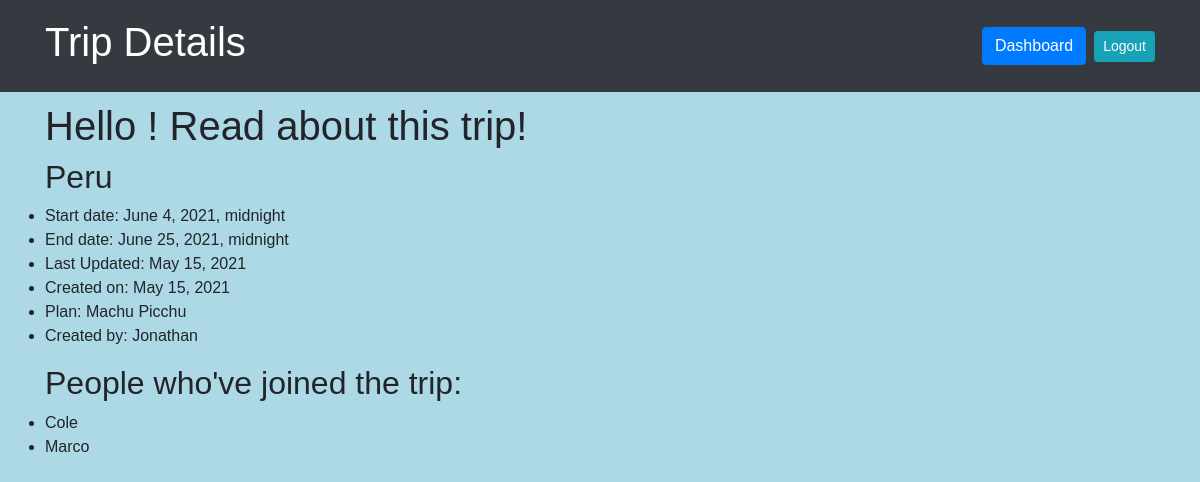
The app's page /trips/3 with its own data.
### login_app/models.py (models this page shows)
class Trip(models.Model):
    destination = models.CharField(max_length=255)
    start_date = models.DateTimeField()
    end_date = models.DateTimeField()
    plan = models.TextField()
    creator = models.ForeignKey(User, related_name = "trips",on_delete=models.CASCADE)
    joined = models.ManyToManyField(User, related_name = "joined_trips")
    created_at = models.DateField(auto_now_add=True)
    updated_at = models.DateField(auto_now=True)
    objects = TripManager()

class User(models.Model):
    first_name = models.CharField(max_length=255)
    last_name = models.CharField(max_length=255)
    email = models.EmailField(max_length=255)
    password = models.CharField(max_length=255)
    created_at = models.DateField(auto_now_add=True)
    updated_at = models.DateField(auto_now=True)
    objects = UserManager()

### login_app/views.py (the view)
# urls.py: path('trips/<int:id>', views.show),
def show(request, id):
    context={
        'trip':Trip.objects.get(id=id)
    }
    return render(request,"display.html",context)

### login_app/templates/display.html (shortened to what this page needs)
<!DOCTYPE html>
<html lang="en">
<head>
    <link rel="stylesheet" href="https://stackpath.bootstrapcdn.com/bootstrap/4.1.3/css/bootstrap.min.css">
    {% load static %}
    <link rel="stylesheet" href="{% static 'css/style.css' %}">
</head>
<body>
    <nav class="navbar navbar-expand-lg navbar-dark bg-dark">
        <div class="container">
            <h1 class="header-color">Trip Details</h1>
                <span class="navbar-text">
                <a href="/dashboard" role="button" class="btn btn-primary">Dashboard</a><a href="/logout" role="button" class="btn btn-sm btn-info ml-2">Logout</a>
                </span>
        </div>
    </nav>
    <div class="container">
        <h1> Hello {{request.session.greeting}}! Read about this trip!</h1>
        <h2>{{trip.destination}}</h2>
    <ul>
        <li>Start date: {{ trip.start_date }}</li>
        <li>End date: {{ trip.end_date }}</li>
        <li>Last Updated: {{trip.updated_at}}</li>
        <li>Created on: {{ trip.created_at }}</li>
        <li>Plan: {{ trip.plan }}</li>
        <li>Created by: {{ trip.creator.first_name }}</li>
    </ul>
    <h2>People who've joined the trip:</h2>
            <ul>
                {% for member in trip.joined.all %}
                    <li>{{ member.first_name }}</li>
                {% endfor %}
            </ul>
    </div>
</body>
</html>

### login_app/static/css/style.css (style rules this page uses)
* { padding: 0; margin: 0; font-family: sans-serif; }
div { padding: 10px; }
body { background-color: lightblue }
.header-color { color: white; }

### records on screen
Trip: destination "Peru", start_date "June 4, 2021, midnight", end_date "June 25, 2021, midnight", updated_at "May 15, 2021", created_at "May 15, 2021", plan "Machu Picchu", creator.first_name "Jonathan"
User: first_name "Cole"
User: first_name "Marco"
